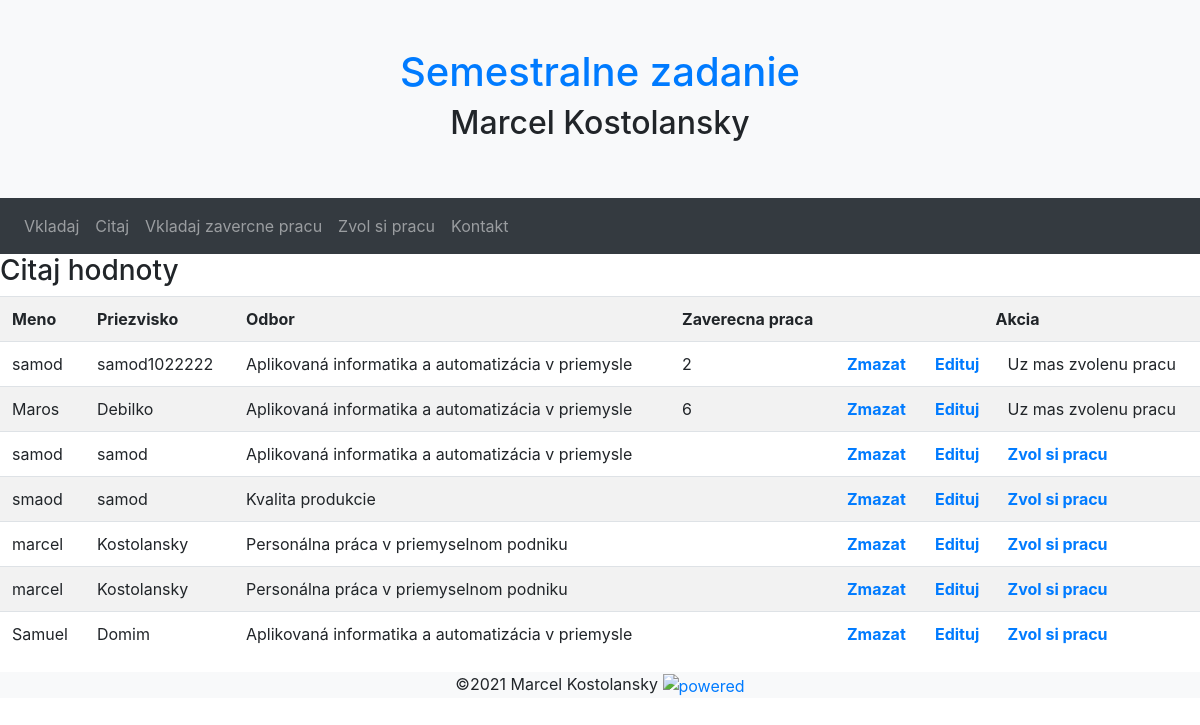
Screenshot of /citaj.php with the database file from the repository.
### tables this page shows
CREATE TABLE `student` (
  `id` int(20) NOT NULL,
  `meno` varchar(50) NOT NULL,
  `priezvisko` varchar(150) NOT NULL,
  `odbor` int(30) NOT NULL,
  `id_prace` int(50) DEFAULT NULL
);

CREATE TABLE `odbor` (
  `id_odboru` int(11) NOT NULL,
  `nazovOdb` varchar(100) NOT NULL,
  `skratka` varchar(10) NOT NULL,
  `stupen` varchar(3) NOT NULL
);

### citaj/tabulka.php (the view, shortened to what this page needs)
<?php
$query="SELECT student.id, student.meno,student.priezvisko,odbor.nazovOdb,student.id_prace
    FROM student
    LEFT JOIN odbor on student.odbor=odbor.id_odboru
    ORDER BY id ASC";
$result=mysqli_query($conn,$query);
?>
<div>
<table class="table table-striped">
    <tr>
        <th>Meno</th>
        <th>Priezvisko</th>
        <th>Odbor</th>
        <th>Zaverecna praca</th>
        <th style="text-align: center" colspan="4">Akcia</th>
    </tr>
   <tr>
            <?php
            while($row=mysqli_fetch_assoc($result))
            {
            ?>
            <td><?php echo $row["meno"]; ?></td>
            <td><?php echo $row["priezvisko"]; ?></td>
            <td><?php echo $row["nazovOdb"]; ?></td>
            <td><?php echo $row["id_prace"]; ?></td>
            <td><a href="./delete.php?id=<?php echo $row["id"];?>&zmazat=ano"><b>Zmazat</b></a></td>
            <td><a href="./edituj.php?id=<?php echo $row["id"];?>&edituj=ano"><b>Edituj</b></a></td>
       <?php
       if($row["id_prace"]==NULL)
       {
           ?>
            <td><a href="./zvolZp.php?id=<?php echo $row["id"];?>&zvol=ano"><b>Zvol si pracu</b></a></td>
    <?php
       }
       else
       {
    ?>
           <td>Uz mas zvolenu pracu</td>
           </tr>
    <?php
    }
    }
    ?>
</table>
</div>

### menu.php (shortened to what this page needs)
<head>
    <link rel="stylesheet" href="https://maxcdn.bootstrapcdn.com/bootstrap/4.5.2/css/bootstrap.min.css">
</head>
<body>
<div class="p-5 text-center bg-light">
<h1 style="text-align: center"><a href="index.php">Semestralne zadanie</a> </h1>
<h2 style="text-align: center">Marcel Kostolansky</h2>
</div>
<nav class="navbar navbar-expand-sm bg-dark navbar-dark">
    <ul class="navbar-nav">
        <li class="nav-item"><a class="nav-link" href="vloz.php">Vkladaj</a></li>
        <li class="nav-item"><a class="nav-link" href="citaj.php">Citaj</a></li>
        <li class="nav-item"><a class="nav-link" href="Zav_praca.php">Vkladaj zavercne pracu</a></li>
        <li class="nav-item"><a class="nav-link" href="zvolZp.php">Zvol si pracu</a></li>
        <li class="nav-item"><a class="nav-link" href="#">Kontakt</a></li>
    </ul>
</nav>
</body>

### citaj.php (shortened to what this page needs)
<?php
include "config.php";
include "menu.php";
echo"<h3>Citaj hodnoty</h3>";
include "citaj/tabulka.php";
include "footer.php";
?>

### footer.php
<footer class="bg-light text-center text-lg-start" style="background-color: rgba(0, 0, 0, 0.2)">
    <span>&copy;2021 Marcel Kostolansky</span>
    <a href="https://www.php.net">
        <img src="https://www.php.net/images/logos/php-power-micro.png" alt="powered"></a>
</footer

### rows the page displays
student: meno "samod", priezvisko "samod1022222", odbor.nazovOdb "Aplikovaná informatika a automatizácia v priemysle", id_prace "2", shows "Uz mas zvolenu pracu"
student: meno "Maros", priezvisko "Debilko", odbor.nazovOdb "Aplikovaná informatika a automatizácia v priemysle", id_prace "6", shows "Uz mas zvolenu pracu"
student: meno "samod", priezvisko "samod", odbor.nazovOdb "Aplikovaná informatika a automatizácia v priemysle"
student: meno "smaod", priezvisko "samod", odbor.nazovOdb "Kvalita produkcie"
student: meno "marcel", priezvisko "Kostolansky", odbor.nazovOdb "Personálna práca v priemyselnom podniku"
student: meno "marcel", priezvisko "Kostolansky", odbor.nazovOdb "Personálna práca v priemyselnom podniku"
student: meno "Samuel", priezvisko "Domim", odbor.nazovOdb "Aplikovaná informatika a automatizácia v priemysle"
